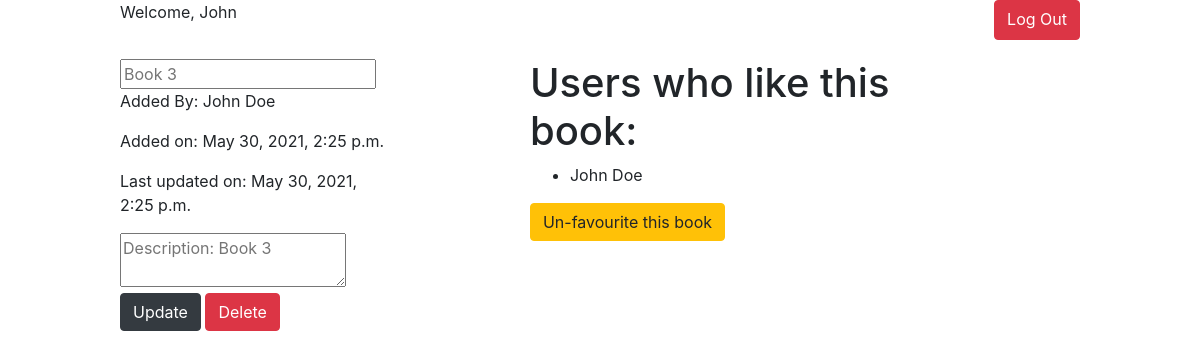
Screenshot of /books/3 (signed in) with the database file from the repository.
### login_registration_app/models.py (models this page shows)
class User(models.Model):
    first_name=models.CharField(max_length=45)
    last_name=models.CharField(max_length=45)
    email=models.CharField(max_length=100)
    password=models.CharField(max_length=100)
    created_at=models.DateTimeField(auto_now_add=True)
    updated_at=models.DateTimeField(auto_now=True)
    objects=UserManager()

### books_app/models.py (models this page shows)
class Book(models.Model):
    title=models.CharField(max_length=255)
    description=models.TextField(null=True)
    uploaded_by=models.ForeignKey(User,related_name="uploaded_books",on_delete=models.CASCADE)
    favourites=models.ManyToManyField(User,related_name="favourite_books")
    created_at=models.DateTimeField(auto_now_add=True)
    updated_at=models.DateTimeField(auto_now=True)
    objects=BookManager()

### books_app/views.py (the view)
# urls.py: path('<int:book_id>',views.bookinfo,name="book_info"),
def bookinfo(request,book_id):
    context={
    "A_Book":models.getBookById(book_id),
    "book_id":book_id,
    "fav_books":models.display_fav_books(request.session["id"]),
    }
    return render(request,"book_info.html",context)

### books_app/models.py (called while the page is built)
def getBookById(book_id):
    return Book.objects.get(id=book_id)

def display_fav_books(user_id):
    user=User.objects.get(id=user_id)
    return user.favourite_books.all()

### books_app/templates/book_info.html (shortened to what this page needs)
<!DOCTYPE html>
<html lang="en">
<head>
    {% load static %}
    <link href="{% static 'css/Bootstrap.css' %}" rel="stylesheet">
    <link href="{% static 'css/style3.css' %}" rel="stylesheet">
</head>
<body>
    <div id="heading">
        <p>Welcome, {{request.session.FIRSTNAME}}</p>
        <a href="{% url 'login_registration_app:logout' %}" class="btn btn-danger">Log Out</a>
    </div>
    {% if request.session.id is not A_Book.uploaded_by.id %}
    <div class="info">
        <div>
            <h1>{{A_Book.title}}</h1>
            <p>Added By: {{A_Book.uploaded_by.first_name}} {{A_Book.uploaded_by.last_name}}</p>
            <p>Added on: {{A_Book.created_at}}</p>
            <p>Last updated on: {{A_Book.updated_at}}</p>
            <p>Description: {{A_Book.description}}</p>
        </div>
        {% else %}
        <div class="info">
            <div>
                <form method="post" action="update_book/{{A_Book.id}}">
                    <input type="text" placeholder="{{A_Book.title}}" name="book_title" required>
                    <p>Added By: {{A_Book.uploaded_by.first_name}} {{A_Book.uploaded_by.last_name}}</p>
                    <p>Added on: {{A_Book.created_at}}</p>
                    <p>Last updated on: {{A_Book.updated_at}}</p>
                    <textarea placeholder="Description: {{A_Book.description}}" name="book_description"></textarea>
                    <br>
                    <input type="submit" class="btn btn-dark" value="Update">
                    <a class="btn btn-danger" href="delete/{{A_Book.id}}">Delete</a>
                </form>
            </div>
            {% endif %}
            <div>
                <h1>Users who like this book:</h1>
                {% for user in A_Book.favourites.all %}
                <ul>
                    <li>{{user.first_name}} {{user.last_name}}</li>
                </ul>
                {% endfor %} {% if A_Book not in fav_books %}
                <a href="favourite_this/{{A_Book.id}}" class="btn btn-success">Add to favourite</a> {% else %}
                <a href="unfavourite_this/{{A_Book.id}}" class="btn btn-warning">Un-favourite this book</a> {% endif %}
            </div>
        </div>
</body>
</html>

### books_app/static/css/style3.css (style rules this page uses)
body { margin: 0% 10%; }
#heading { display: flex; flex-direction: row; justify-content: space-between; }
.info { margin-top: 2%; display: flex; flex-direction: row; justify-content: space-evenly; }
.info>div { margin-right: 15%; }

### rows the page displays
User: session.FIRSTNAME "John", first_name "John", last_name "Doe"
Book: book_title "Book 3", uploaded_by.first_name "John", uploaded_by.last_name "Doe", created_at "May 30, 2021, 2:25 p.m.", updated_at "May 30, 2021, 2:25 p.m.", book_description "Description: Book 3"
